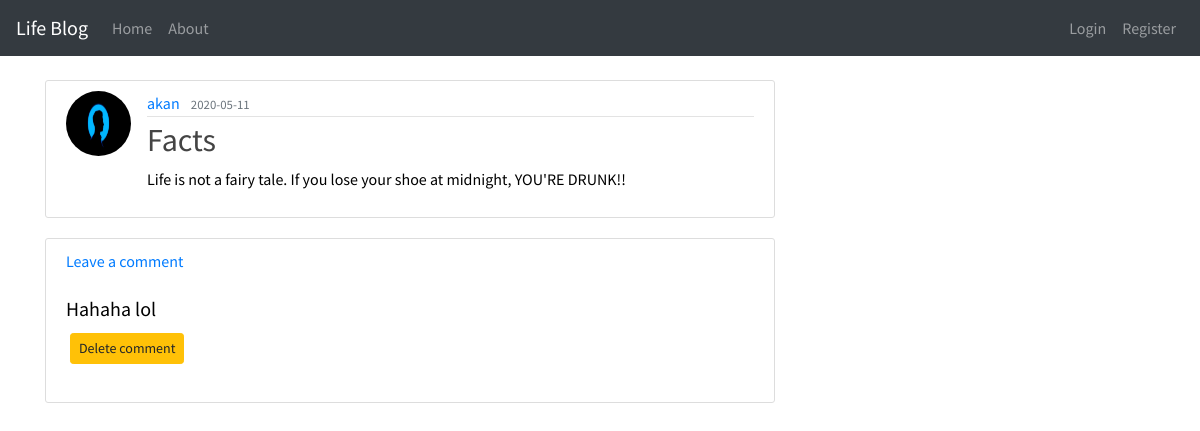
Screenshot of /post/3 with the database file from the repository.
### app/models.py (models this page shows, shortened)
class User(db.Model, UserMixin):
    id = db.Column(db.Integer, primary_key = True)
    username = db.Column(db.String(20), unique= True, nullable = False )
    email = db.Column(db.String(120), unique= True, nullable = False )
    image_file = db.Column(db.String(20), nullable = False, default = 'default.jpeg' )
    password = db.Column(db.String(60), nullable = False )
    posts = db.relationship('Post', backref = 'author', lazy = True)

class Post(db.Model):
    id = db.Column(db.Integer, primary_key = True)
    title = db.Column(db.String(100), nullable = False)
    date_posted = db.Column(db.DateTime, nullable = False, default = datetime.utcnow)
    content = db.Column(db.Text, nullable =False)
    user_id = db.Column(db.Integer, db.ForeignKey('user.id'), nullable = False)
    comments = db.relationship('Comment', backref='post', lazy=True)

class Comment(db.Model):
    id = db.Column(db.Integer, primary_key=True)
    comment = db.Column(db.Text, nullable=False)
    posted_date = db.Column(db.DateTime, default=datetime.utcnow, nullable=False)
    post_id = db.Column(db.Integer, db.ForeignKey('post.id'))

### app/posts/views.py (the view)
@posts.route("/post/<int:post_id>")
def post(post_id):
    post = Post.query.get_or_404(post_id)
    comments = Comment.query.filter_by(post_id = post_id).all()
    return render_template('post.html', title=post.title, post=post,comments = comments)

### app/templates/post.html (shortened to what this page needs)
{% extends 'index.html' %}
{% block content %}
<br>
<div class="panel panel-header">
    <article class="media content-section">
        <img class="rounded-circle article-img"
            src="{{ url_for('static', filename='css/images/' + post.author.image_file) }}">
        <div class="media-body">
            <div class="article-metadata">
                <a class="mr-2" href="#">{{ post.author.username }}</a>
                <small class="text-muted">{{ post.date_posted.strftime('%Y-%m-%d') }}</small>
            </div>
            <h2 class="article-title">{{ post.title }}</h2>
            <p class="article-content">{{ post.content }}</p>
        </div>
</div>
<div class="content-section">
    <a class="ratings" href="{{ url_for('posts.new_comment', post_id=post.id) }}"> Leave a comment</a>
    <div class="mt-4 mb-4">
        {% if comments %}
        {% for comment in comments %}
        <h5 class="com"> {{ comment.comment }} </h5>
        <button type="button" class="btn btn-warning btn-sm m-1">Delete
            comment</button>
    </div>
    {% endfor %}
    {% else %}
    <p>There are no comments yet</p>
    {% endif %}
</div>
{% endblock %}

### app/static/css/styles.css (style rules this page uses)
body { background-image: url("https://bit.ly/30C8bHA"); color: black; background-repeat: no-repeat; background-size: cover; font-family: 'Source Sans Pro', sans-serif; }
.content-section { background: #ffffff; padding: 10px 20px; border: 1px solid #dddddd; border-radius: 3px; margin-bottom: 20px; }
.article-title { color: #444444; }
.article-content { white-space: pre-line; }
.article-img { height: 65px; width: 65px; margin-right: 16px; }
.article-metadata { padding-bottom: 1px; margin-bottom: 4px; border-bottom: 1px solid #e3e3e3 }

### rows the page displays
User: image_file (placeholder picture), author.username "akan"
Post: date_posted "2020-05-11", title "Facts", content "Life is not a fairy tale. If you lose your shoe at midnight, YOU'RE DRUNK!!"
Comment: comment "Hahaha lol"
